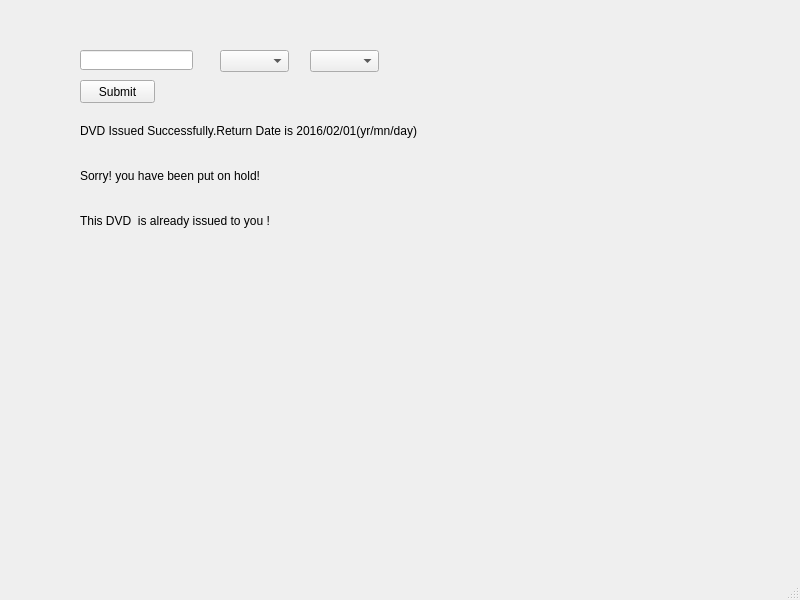
<?xml version="1.0" encoding="UTF-8"?>
<ui version="4.0">
 <class>issuedvd1</class>
 <widget class="QMainWindow" name="issuedvd1">
  <property name="geometry">
   <rect>
    <x>0</x>
    <y>0</y>
    <width>800</width>
    <height>600</height>
   </rect>
  </property>
  <property name="windowTitle">
   <string>MainWindow</string>
  </property>
  <widget class="QWidget" name="centralwidget">
   <widget class="QLineEdit" name="lineEdit">
    <property name="geometry">
     <rect>
      <x>80</x>
      <y>50</y>
      <width>113</width>
      <height>20</height>
     </rect>
    </property>
   </widget>
   <widget class="QPushButton" name="pushButton">
    <property name="geometry">
     <rect>
      <x>80</x>
      <y>80</y>
      <width>75</width>
      <height>23</height>
     </rect>
    </property>
    <property name="text">
     <string>Submit</string>
    </property>
   </widget>
   <widget class="QComboBox" name="comboBox">
    <property name="geometry">
     <rect>
      <x>220</x>
      <y>50</y>
      <width>69</width>
      <height>22</height>
     </rect>
    </property>
   </widget>
   <widget class="QComboBox" name="comboBox_2">
    <property name="geometry">
     <rect>
      <x>310</x>
      <y>50</y>
      <width>69</width>
      <height>22</height>
     </rect>
    </property>
   </widget>
   <widget class="QLabel" name="label">
    <property name="geometry">
     <rect>
      <x>80</x>
      <y>110</y>
      <width>601</width>
      <height>41</height>
     </rect>
    </property>
    <property name="styleSheet">
     <string notr="true">font: 75 16pt &quot;MS Shell Dlg 2&quot;;</string>
    </property>
    <property name="text">
     <string>DVD Issued Successfully.Return Date is 2016/02/01(yr/mn/day)</string>
    </property>
   </widget>
   <widget class="QLabel" name="label_2">
    <property name="geometry">
     <rect>
      <x>80</x>
      <y>150</y>
      <width>341</width>
      <height>51</height>
     </rect>
    </property>
    <property name="styleSheet">
     <string notr="true">font: 75 16pt &quot;MS Shell Dlg 2&quot;;</string>
    </property>
    <property name="text">
     <string>Sorry! you have been put on hold!</string>
    </property>
   </widget>
   <widget class="QLabel" name="label_3">
    <property name="geometry">
     <rect>
      <x>80</x>
      <y>200</y>
      <width>331</width>
      <height>41</height>
     </rect>
    </property>
    <property name="styleSheet">
     <string notr="true">font: 75 16pt &quot;MS Shell Dlg 2&quot;;</string>
    </property>
    <property name="text">
     <string>This DVD  is already issued to you !</string>
    </property>
   </widget>
  </widget>
  <widget class="QMenuBar" name="menubar">
   <property name="geometry">
    <rect>
     <x>0</x>
     <y>0</y>
     <width>800</width>
     <height>21</height>
    </rect>
   </property>
  </widget>
  <widget class="QStatusBar" name="statusbar"/>
 </widget>
 <resources/>
 <connections/>
</ui>
